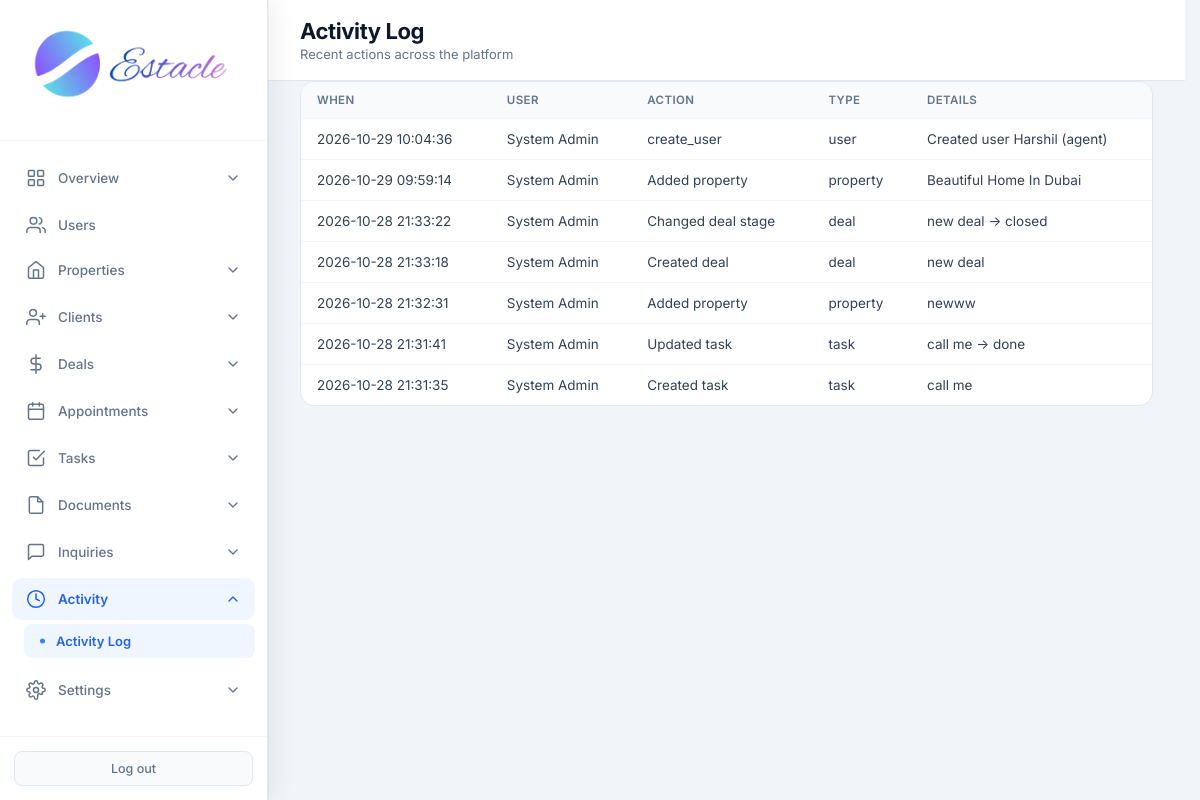
The page /admin/activity (signed in) on the database as committed earlier.
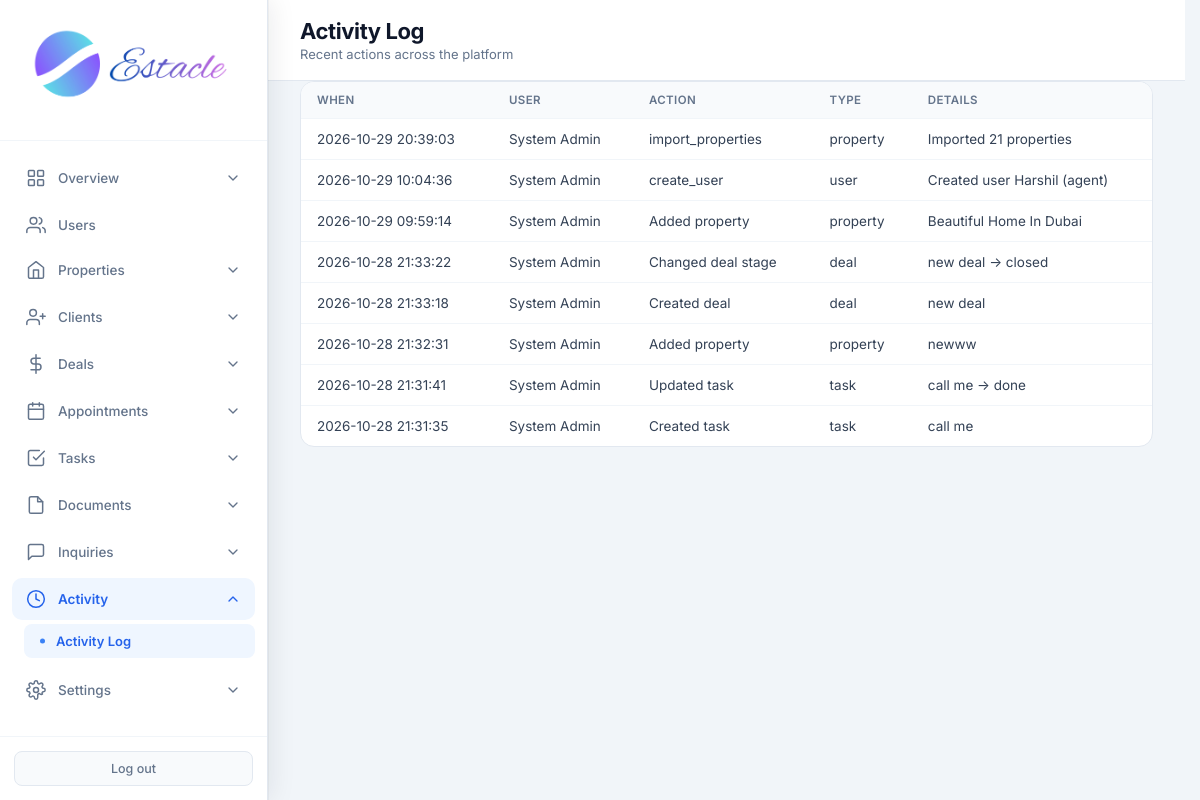
The same page on the database as committed later.
### tables this page shows
CREATE TABLE activity_log (
            id INTEGER PRIMARY KEY AUTOINCREMENT,
            user_id INTEGER,
            action TEXT NOT NULL,
            entity_type TEXT,
            entity_id INTEGER,
            details TEXT,
            created_at TIMESTAMP DEFAULT CURRENT_TIMESTAMP,
            FOREIGN KEY (user_id) REFERENCES users (id)
        );

CREATE TABLE users (
            id INTEGER PRIMARY KEY AUTOINCREMENT,
            email TEXT UNIQUE NOT NULL,
            password TEXT NOT NULL,
            full_name TEXT NOT NULL,
            role TEXT NOT NULL CHECK(role IN ('admin', 'agent', 'customer')),
            phone TEXT,
            created_at TIMESTAMP DEFAULT CURRENT_TIMESTAMP,
            is_active INTEGER DEFAULT 1
        , avatar TEXT, last_seen TIMESTAMP, job_title TEXT, department TEXT, employee_id TEXT, license_no TEXT, commission_rate REAL, alt_phone TEXT, address TEXT, city TEXT, state TEXT, country TEXT, postal_code TEXT, notes TEXT, hire_date TEXT, timezone TEXT);

### routes/admin.py (the view)
@admin.route('/admin/activity')
@login_required
@role_required('admin')
def admin_activity():
    db = get_db()
    logs = db.execute(
        "SELECT a.*, u.full_name as user_name FROM activity_log a LEFT JOIN users u ON a.user_id = u.id ORDER BY a.created_at DESC LIMIT 100"
    ).fetchall()
    return render_template('admin_activity.html', logs=logs)

### core/db.py (called while the page is built)
def get_db():
    if 'db' not in g:
        g.db = sqlite3.connect(current_app.config['DATABASE'])
        g.db.row_factory = sqlite3.Row
    return g.db

### core/helpers.py (called while the page is built)
def login_required(f):
    @wraps(f)
    def decorated_function(*args, **kwargs):
        if 'user_id' not in session:
            flash('Please log in to access this page.', 'warning')
            return redirect(url_for('auth.login'))
        return f(*args, **kwargs)
    return decorated_function

def role_required(*roles):
    def decorator(f):
        @wraps(f)
        def decorated_function(*args, **kwargs):
            if 'user_id' not in session:
                flash('Please log in to access this page.', 'warning')
                return redirect(url_for('auth.login'))
            if session.get('role') not in roles:
                flash('You do not have permission to access this page.', 'danger')
                return redirect(url_for('auth.role_redirect'))
            return f(*args, **kwargs)
        return decorated_function
    return decorator

### templates/admin_activity.html (shortened to what this page needs)
<!DOCTYPE html>
<html lang="en">
<head>
<link rel="stylesheet" href="{{ url_for('static', filename='css/admin.css') }}">
</head>
<body>
<div class="app-layout">
{% set active = 'activity' %}
{% include 'partials/admin_sidebar.html' %}
<main class="main-content">
<header class="top-bar">
<div><h1 class="page-title">Activity Log</h1><p class="page-subtitle">Recent actions across the platform</p></div>
</header>
<div class="panel full"><div class="table-wrap"><table>
<thead><tr><th>When</th><th>User</th><th>Action</th><th>Type</th><th>Details</th></tr></thead>
<tbody>
{% for a in logs %}
<tr>
<td>{{ a.created_at }}</td>
<td>{{ a.user_name or '—' }}</td>
<td>{{ a.action }}</td>
<td>{{ a.entity_type or '—' }}</td>
<td>{{ a.details or '—' }}</td>
</tr>
{% else %}<tr><td colspan="5" class="empty">No activity yet</td></tr>{% endfor %}
</tbody></table></div></div>
</main>
</div>
</body>
</html>

Rows that differ between the two databases and show on the page:
added activity_log: created_at "2026-10-29 20:39:03", full_name "System Admin", action "import_properties", entity_type "property", details "Imported 21 properties"
